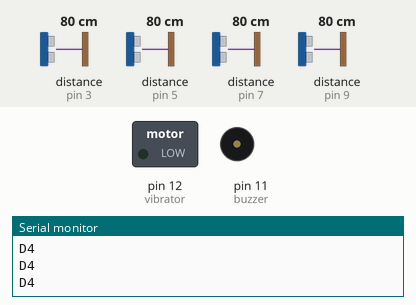
A sketch run on a simulated Arduino Uno, built with avr-gcc and run on an emulated ATmega328P. On the bench: switched loads named in the sketch (green lamp = pin HIGH), buzzer (waves = sounding, pin HIGH), the last lines printed to the serial monitor. Wiring (inferred from the names in the program): 4 × ultrasonic range finder: trigger pin 2, echo pin 3 / trigger pin 4, echo pin 5 / trigger pin 6, echo pin 7 / trigger pin 8, echo pin 9. Dashed ring = blinking. The inputs (shaded band) are chosen by the test bench; at power-on: distance to the obstacle (sensors on pin 3, pin 5, pin 7, pin 9) 80 cm. The echo pulse lasts 58.3 µs per cm; pins used as bus, display or sensor lines are not drawn.

Above: at 1.2 s.
1.3 s: distance to the obstacle (sensor on pin 3) set to 53 cm
4.3 s: distance to the obstacle (sensor on pin 3) set to 45 cm
At 5.4 s:
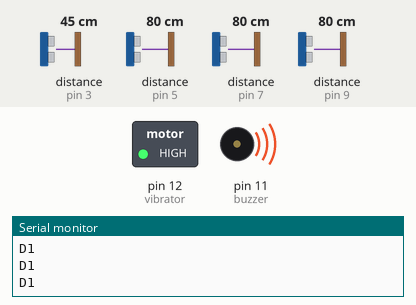
Timing chart, 0 to 7.3 s (numbered marks = the images above; inputs shaded):
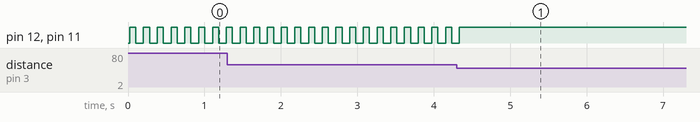

Measured:
- the behaviour switches between 51 and 50 cm on distance to the obstacle (sensor on pin 3) (found by bisection; images 0 and 1)
- after the input at 4.3 s, pin 12 (vibrator), pin 11 (buzzer): goes on until 4.3 s, then stays HIGH
- by itself, pin 12 (vibrator), pin 11 (buzzer): alternates HIGH for 0.08 s and LOW for 0.10 s

The sketch:

Blind_Stick.ino
```cpp
int trig1 = 2;
int echo1 = 3;
int trig2 = 4;
int echo2 = 5;
int trig3 = 6;
int echo3 = 7;
int trig4 = 8;
int echo4 = 9;
int buzzer = 11;
int vibrator = 12;

long duration_1, duration_2, duration_3, duration_4;
float distance_1, distance_2, distance_3, distance_4;

int range = 50;
int bottom_range = 21;

void setup() {
  Serial.begin(9600);

  pinMode(trig1, OUTPUT);
  pinMode(trig2, OUTPUT);
  pinMode(trig3, OUTPUT);
  pinMode(trig4, OUTPUT);

  pinMode(echo1, INPUT);
  pinMode(echo2, INPUT);
  pinMode(echo3, INPUT);
  pinMode(echo4, INPUT);

  pinMode(buzzer, OUTPUT);
  pinMode(vibrator, OUTPUT);

  digitalWrite(buzzer, LOW);
  digitalWrite(vibrator, LOW);

}

void loop() {

  distance_1 = Measure_Distance(trig1, echo1);
  distance_2 = Measure_Distance(trig2, echo2);
  distance_3 = Measure_Distance(trig3, echo3);
  distance_4 = Measure_Distance(trig4, echo4);

  Check_For_Distance();
}

int Measure_Distance(int trig, int echo)
{
  digitalWrite(trig, LOW);
  delayMicroseconds(2);
  digitalWrite(trig, HIGH);
  delayMicroseconds(10);
  digitalWrite(trig, LOW);
  int duration = pulseIn(echo, HIGH);
  int dis = (duration * 0.034) / 2;
  return dis;
}

void Check_For_Distance()
{
  if (distance_1 < range)
  {
    Produce_Continuous_Sound();
    Serial.print("D1 \n");
  }
  else if (distance_2 < range)
  {
    Produce_Continuous_Sound();
    Serial.print("D2 \n");
  }
  else if (distance_3 < range)
  {
    Produce_Continuous_Sound();
    Serial.print("D3 \n");
  }
  else if (distance_4 > bottom_range)
  {
    Produce_Beep_Sound();
    Serial.print("D4 \n");
  }
  else
  {
    Stop_Sound();
  }
}

void Produce_Continuous_Sound()
{
  digitalWrite(buzzer, HIGH);
  digitalWrite(vibrator, HIGH);
}

void Produce_Beep_Sound()
{
  digitalWrite(buzzer, HIGH);
  digitalWrite(vibrator, HIGH);
  delay(80);
  digitalWrite(buzzer, LOW);
  digitalWrite(vibrator, LOW);
  delay(80);
}

void Stop_Sound()
{
  digitalWrite(buzzer, LOW);
  digitalWrite(vibrator, LOW);
}
```
